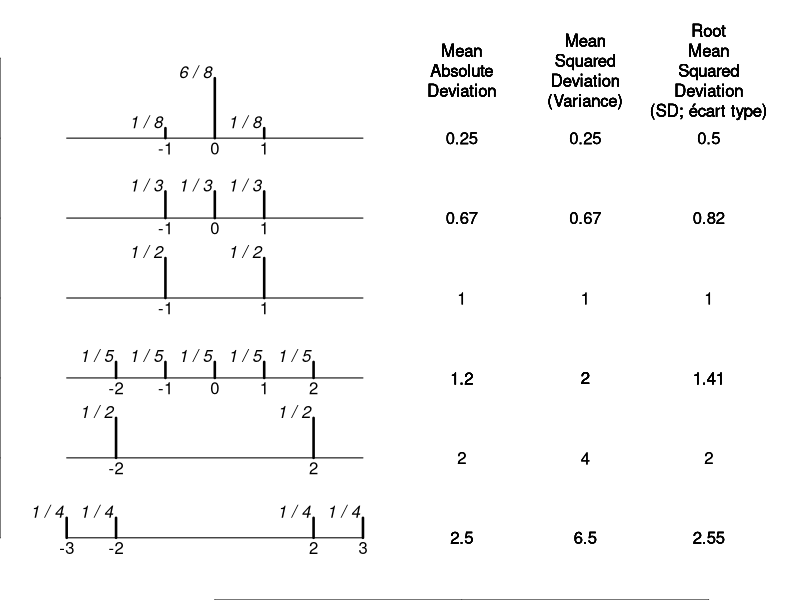

Reproduce this figure in R.
## ---- chunk 1

fr = c(15273, 11193, 8226, 5761, 3300, 1397, 404, 97)

proportion.of.households =round(fr/sum(fr),3)
n.children = 1:8
cbind(n.children,proportion.of.households)

## ---- chunk 2

f=c(4780, 935, 1142, 1331, 1425, 1529, 1522, 1453, 1416, 1214, 1085, 667, 511, 275, 156, 85, 36, 20, 11, 6, 1)
proportion.of.women =f/sum(f)
proportion.of.women = round(proportion.of.women,6)
n.children = 0:20
cbind(n.children,proportion.of.women)

## ---- chunk 3



fr = c(15273, 11193, 8226, 5761, 3300, 1397, 404, 97)
proportion.of.households =round(fr/sum(fr),3)
n.children = 1:8
product = n.children * proportion.of.households
cbind(n.children,proportion.of.households, product)
cat(paste(". Sum(products) = Expected Value = Mean = ",round(sum(product),1)))

## ---- chunk 4

Y.values = list(y1 = (-1):1,
                y2 = (-1):1,
                y3 = c(-1,1),
                y4 = (-2):2,
                y5 = c(-2,2),
                y6 = c(-3,-2, 2,3))

Probs = list(p1 = c(1,6,1),
             p2 = rep(1,3),
             p3 = rep(1,2),
             p4 = rep(1,5),
             p5 = rep(1,2),
             p6 = rep(1,4) )

par(mfrow=c(1,1),mar = rep(0,4))

plot(1, ylim=c(0.5,7.45),xlim=c(-3.75,11.25),
     col="white", frame=FALSE)

measure = c("Mean\nAbsolute\nDeviation",
            "Mean\nSquared\nDeviation\n(Variance)",
            "Root\nMean\nSquared\nDeviation\n(SD; \u{E9}cart type)")
for(i.r in 1:6) {
  segments(-3,i.r, 3,i.r)
  v = Y.values[[i.r]]
  h = Probs[[i.r]]
  h.sum = sum(h)
  pr = h/h.sum 
  for (i in 1:length(v)){
     text(v[i], 7-i.r, toString(v[i]), adj=c(0.5,1.25))
     segments(v[i],7-i.r,v[i], 7-i.r + pr[i], lwd=2.5  )
     text(v[i], 7-i.r + h[i]/h.sum, 
         paste(toString(h[i]),"/", toString(h.sum) ),
         adj = c(1.1,0),font=3)
     for(j in 1:3){
       if(j==1) spread = sum(abs(v)*pr) 
       if(j==2) spread = sum((v^2)*pr)
       if(j==3) spread = sqrt( sum((v^2)*pr)  )
       text(2.5 + 2.5*j,7-i.r, toString(round(spread,2)))
       if(i==1) text(2.5+2.5*j, 6.85, measure[j], cex=1 )
     }
  }

}

## ---- chunk 5

fr = c(15273, 11193, 8226, 5761, 3300, 1397, 404, 97)
proportion.of.households =round(fr/sum(fr),3)
n.children = 1:8

Mean = sum(product)
devn. = n.children - Mean
devn.squared = devn.^2
product = devn.squared * proportion.of.households
cbind(n.children, devn.,devn.squared,proportion.of.households, product)
cat(paste("....... Sum(products) = Mean of Squared Deviations = Variance =",round(sum(product),2)))

cat(paste(". Sq. Root of Mean of Squared Deviations = Standard Deviation =",round(sqrt(sum(product)),1)))

## ---- chunk 6

f=c(4780, 935, 1142, 1331, 1425, 1529, 1522, 1453, 1416, 1214, 1085, 667, 511, 275, 156, 85, 36, 20, 11, 6, 1)
proportion.of.women =f/sum(f)
proportion.of.women = round(proportion.of.women,6)
n.children = 0:20
Mean = sum( n.children * proportion.of.women )
squared.children = n.children^2
product = squared.children * proportion.of.women
cbind(n.children,squared.children,
      proportion.of.women,product)[ 1:3,]
cbind(n.children,squared.children,
      proportion.of.women,product)[ 19:21,]

cat(paste("Sum(product) = Mean Squared Value = ", round(sum(product),2), "; Mean Value = ",round(Mean,2)))

cat(paste("Variance = ",
          round(sum(product),2),
          " minus the square of" ,
          round(Mean,2),
          " = ",
          round(sum(product)-Mean^2,2)))

cat(paste("Thus, Standard Deviation = sqrt(",
          round(sum(product)-Mean^2,2),
          ") = ",
          round(sqrt( sum(product)-Mean^2 ),2)
          ))

## ---- chunk 7

fr = c(15273, 11193, 8226, 5761, 3300, 1397, 404, 97)

proportion.of.households =round(fr/sum(fr),3)
n.children = 1:8

noquote(format(outer(n.children,n.children,"+"),w=8))

outer(proportion.of.households,
      proportion.of.households)

## ---- chunk 8

possible.earnings = c( seq(-19900,-19500,100), 500 ) 
probability = c(183,186,189,191,193,99058)/100000 

cbind(possible.earnings,probability)
      
